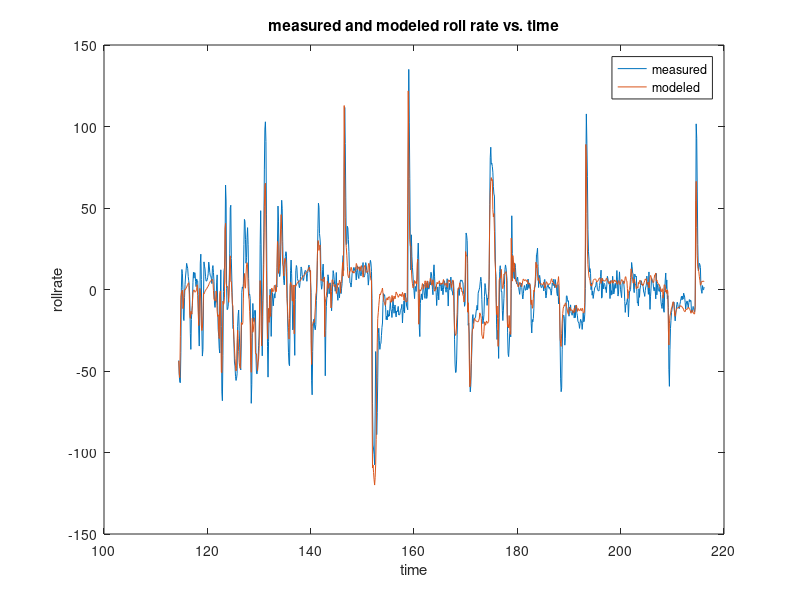

This chart was generated by the following MATLAB code:
% p = A * phi + B * ail + C
load hw1_timber.mat
t = timber.t; %measured data%
phi = timber.roll; %measured data%
ail = timber.aileron; %measured data%
p = timber.rollrate; %measured data%
x = [phi, ail, ones(1001,1)];
T_hat =(x'*x)\x'*p;
disp('the estimated parameters are')
T_hat
p_m = T_hat(1) * phi + T_hat(2) * ail + T_hat(3);
plot(t,p,t,p_m)
title('measured and modeled roll rate vs. time')
xlabel('time')
ylabel('rollrate')
legend('measured','modeled')